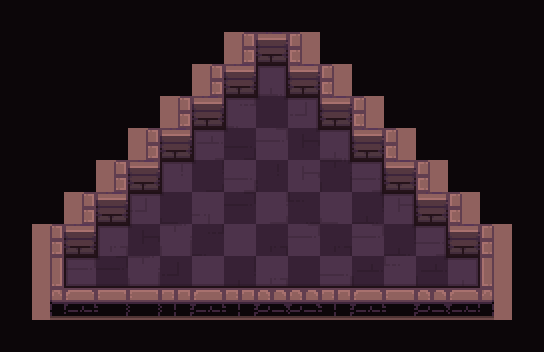

A level layout from a 2D game, rendered from its tile map. Below: a short description, then the map file with its tile-grid data intact:
An orthogonal 17x11 tile map with 32x32 px tiles, 5 tile layers (checkers, path, types, ground, ...) and 3 objects (frame, strategy, hero).

<map version="1.2" tiledversion="2019.03.13" orientation="orthogonal" renderorder="right-down" width="17" height="11" tilewidth="32" tileheight="32" infinite="0" nextlayerid="358" nextobjectid="163">
 <tileset firstgid="1" name="tileset" tilewidth="32" tileheight="32" spacing="2" margin="1" tilecount="200" columns="10">
  <image source="tileset.png" trans="000000" width="340" height="680" />
  <terraintypes>
   <terrain name="floor" tile="79" />
   <terrain name="wall" tile="69" />
   <terrain name="hole" tile="78" />
   <terrain name="infected" tile="77" />
  </terraintypes>
 </tileset>
 <layer id="353" name="checkers" width="17" height="11">
  <data encoding="csv">
69,0,69,0,69,0,69,0,69,0,69,0,69,0,69,0,69,
0,69,0,69,0,69,0,69,0,69,0,69,0,69,0,69,0,
69,0,69,0,69,0,69,0,69,0,69,0,69,0,69,0,69,
0,69,0,69,0,69,0,69,0,69,0,69,0,69,0,69,0,
69,0,69,0,69,0,69,0,69,0,69,0,69,0,69,0,69,
0,69,0,69,0,69,0,69,0,69,0,69,0,69,0,69,0,
69,0,69,0,69,0,69,0,69,0,69,0,69,0,69,0,69,
0,69,0,69,0,69,0,69,0,69,0,69,0,69,0,69,0,
69,0,69,0,69,0,69,0,69,0,69,0,69,0,69,0,69,
0,69,0,69,0,69,0,69,0,69,0,69,0,69,0,69,0,
69,0,69,0,69,0,69,0,69,0,69,0,69,0,69,0,69
</data>
 </layer>
 <objectgroup id="14" name="camera">
  <object id="12" name="frame" type="frame" x="51" y="32" width="442" height="270" />
  <object id="15" name="strategy" type="strategy" x="-6" y="40">
   <point />
  </object>
 </objectgroup>
 <layer id="354" name="path" width="17" height="11">
  <data encoding="csv">
0,0,0,0,0,0,0,0,0,0,0,0,0,0,0,0,0,
0,0,0,0,0,0,0,0,0,0,0,0,0,0,0,0,0,
0,0,0,0,0,0,0,0,80,0,0,0,0,0,0,0,0,
0,0,0,0,0,0,0,80,80,80,0,0,0,0,0,0,0,
0,0,0,0,0,0,80,80,80,80,80,0,0,0,0,0,0,
0,0,0,0,0,80,80,80,80,80,80,80,0,0,0,0,0,
0,0,0,0,80,80,80,80,80,80,80,80,80,0,0,0,0,
0,0,0,80,80,80,80,80,80,80,80,80,80,80,0,0,0,
0,0,80,80,80,80,80,80,80,80,80,80,80,80,80,0,0,
0,0,0,0,0,0,0,0,0,0,0,0,0,0,0,0,0,
0,0,0,0,0,0,0,0,0,0,0,0,0,0,0,0,0
</data>
 </layer>
 <objectgroup id="2" name="objects">
  <object id="33" name="hero" type="hero" x="272" y="81">
   <properties>
    <property name="initialDirection" value="e" />
   </properties>
   <point />
  </object>
 </objectgroup>
 <layer id="355" name="types" width="17" height="11">
  <data encoding="csv">
79,79,79,79,79,79,79,79,79,79,79,79,79,79,79,79,79,
79,79,79,79,79,79,79,70,70,70,79,79,79,79,79,79,79,
79,79,79,79,79,79,70,70,80,70,70,79,79,79,79,79,79,
79,79,79,79,79,70,70,80,80,80,70,70,79,79,79,79,79,
79,79,79,79,70,70,80,80,80,80,80,70,70,79,79,79,79,
79,79,79,70,70,80,80,80,80,80,80,80,70,70,79,79,79,
79,79,70,70,80,80,80,80,80,80,80,80,80,70,70,79,79,
79,70,70,80,80,80,80,80,80,80,80,80,80,80,70,70,79,
79,70,80,80,80,80,80,80,80,80,80,80,80,80,80,70,79,
79,70,70,70,70,70,70,70,70,70,70,70,70,70,70,70,79,
79,79,79,79,79,79,79,79,79,79,79,79,79,79,79,79,79
</data>
 </layer>
 <layer id="356" name="ground" width="17" height="11">
  <data encoding="csv">
0,0,0,0,0,0,0,0,0,0,0,0,0,0,0,0,0,
0,0,0,0,0,0,0,1,2,6,0,0,0,0,0,0,0,
0,0,0,0,0,0,1,2,122,2,6,0,0,0,0,0,0,
0,0,0,0,0,1,2,121,19,151,2,6,0,0,0,0,0,
0,0,0,0,1,2,153,9,142,18,122,2,6,0,0,0,0,
0,0,0,1,2,154,17,123,40,132,29,123,2,6,0,0,0,
0,0,1,2,151,20,144,28,131,10,134,8,132,2,6,0,0,
0,1,2,141,18,143,7,133,27,142,27,142,8,123,2,6,0,
0,31,142,28,143,37,133,8,141,19,123,39,124,39,122,36,0,
0,41,42,52,52,53,42,53,43,43,53,42,52,43,45,46,0,
0,0,0,0,0,0,0,0,0,0,0,0,0,0,0,0,0
</data>
 </layer>
 <layer id="357" name="floor_shadow" width="17" height="11">
  <data encoding="csv">
0,0,0,0,0,0,0,0,0,0,0,0,0,0,0,0,0,
0,0,0,0,0,0,0,0,0,0,0,0,0,0,0,0,0,
0,0,0,0,0,0,0,0,75,0,0,0,0,0,0,0,0,
0,0,0,0,0,0,0,12,100,15,0,0,0,0,0,0,0,
0,0,0,0,0,0,12,104,0,105,15,0,0,0,0,0,0,
0,0,0,0,0,12,104,0,0,0,105,15,0,0,0,0,0,
0,0,0,0,12,104,0,0,0,0,0,105,15,0,0,0,0,
0,0,0,12,104,0,0,0,0,0,0,0,105,15,0,0,0,
0,0,77,94,33,33,33,33,33,33,33,33,33,90,76,0,0,
0,0,0,0,0,0,0,0,0,0,0,0,0,0,0,0,0,
0,0,0,0,0,0,0,0,0,0,0,0,0,0,0,0,0
</data>
 </layer>
</map>
